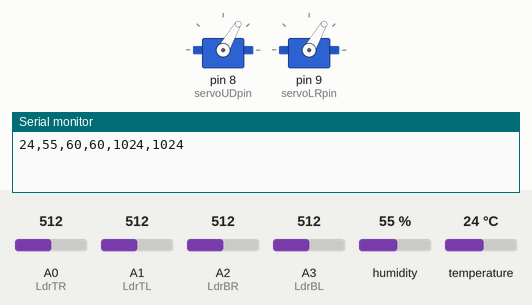
Simulated run of this sketch. Board: Arduino Uno, built with avr-gcc and run on an emulated ATmega328P. Parts: 2 × servo, the last lines printed to the serial monitor. Inputs (shaded band) come from the test bench; at power-on: A0 (LdrTR) = 512, A3 (LdrBL) = 512, A1 (LdrTL) = 512, A2 (LdrBR) = 512, humidity 55 %, temperature 24 °C.

Above: at 3.2 s.
3.3 s: A0 (LdrTR) set to 716
At 5.8 s:
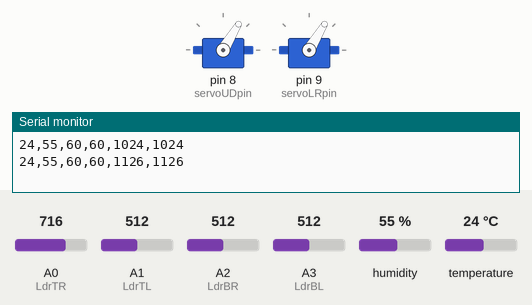
9.6 s: A3 (LdrBL) set to 716
At 12.1 s:
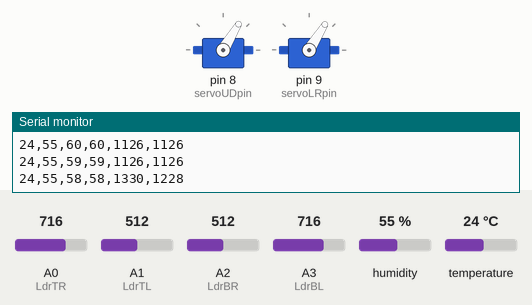
17.3 s: A1 (LdrTL) set to 716
At 21.5 s:
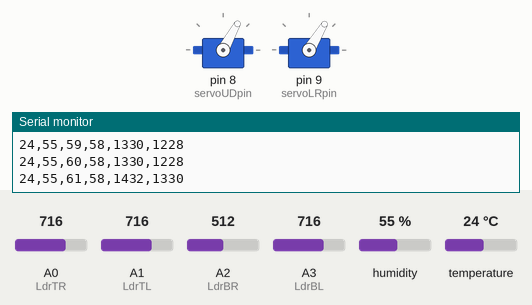
24.8 s: A2 (LdrBR) set to 992
32.5 s: A0 (LdrTR) set to 992
At 36.3 s:
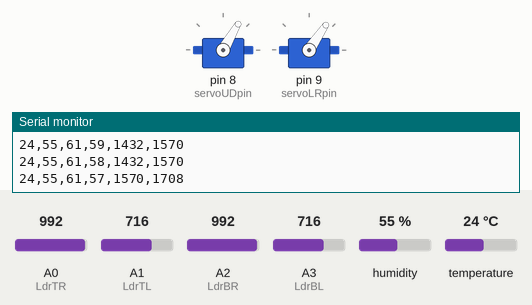
40.0 s: A3 (LdrBL) set to 992
Timing chart, 0 to 91.7 s (numbered marks = the images above; inputs shaded):
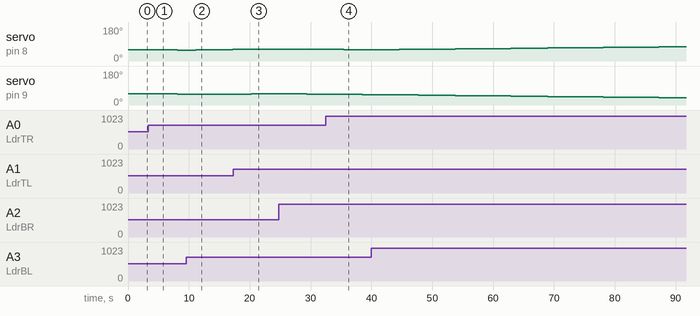

The sketch:

arduinoUno.ino
```cpp
#include <dht.h>
#include <SoftwareSerial.h>
#include <Servo.h>

// NodeMCU
SoftwareSerial nodeMCU(5, 6);

// DHT11
#define dht_apin 12
dht DHT;

// Data send to nodeMCU
String cdata;
int humid; //done
int temp; //done
int angServoUD;
int angServoLR;
int avgUD;
int avgLR;

// Servo
Servo servoUD; // Black Servo
int servoUDpin = 8;
Servo servoLR; // Blue Servo
int servoLRpin = 9;

// Set limit it rotate
int servoLimitHigh = 180;
int servoLimitLow = 180;

// LDR
int LdrTR = A0; // Top right
int LdrTL = A1; // Top left
int LdrBR = A2; // Bot right
int LdrBL = A3; // Bot left

void setup() {
  // Servo Setup
  servoUD.attach(servoUDpin);
  servoLR.attach(servoLRpin);
  servoUD.write(60);
  servoLR.write(60);

  //DHT11 Setup
  DHT.read11(dht_apin);

  //Serial Setup
  Serial.begin(9600);
  nodeMCU.begin(9600);
  delay(2000);

}
void loop()
{
  panelMovement();
  humid = DHT.humidity;
  temp = DHT.temperature;

  // temperature,humid,angleservoUD,angleservoLR,avgUD,avgLR
  cdata = cdata + temp + "," + humid+","+angServoUD+","+angServoLR+","+avgUD+","+avgLR;
  Serial.println(cdata);
  nodeMCU.println(cdata);
  delay(3000);
  cdata = "";
}

void panelMovement() {


  int valServoUD = servoUD.read();
  int valServoLR = servoLR.read();
  angServoUD = valServoUD;
  angServoLR = valServoLR;

  int topR = analogRead(LdrTR);
  int topL = analogRead(LdrTL);
  int botR = analogRead(LdrBR);
  int botL = analogRead(LdrBL);

  int avgtop = (topL + topR);   // average of top
  int avgbot = (botL + botL);   // average of bottom
  int avgleft = (topL + botL);  // average of left
  int avgright = (topR + botR); // average of right
  avgUD = (avgtop+avgbot)/2;
  avgLR = (avgleft+avgright)/2;

  // To move Up and down of the servo
  if (avgtop < avgbot)
  {
    servoUD.write(valServoUD + 1);

    if (valServoUD > servoLimitHigh)
    {
      valServoUD = servoLimitHigh;
    }
    delay(10);
  }
  else if (avgbot < avgtop)
  {

    servoUD.write(valServoUD - 1);

    if (valServoUD < servoLimitLow)
    {
      valServoUD = servoLimitLow;
    }

    delay(10);
  }
  else
  {
    servoUD.write(valServoUD);
  }

  // To move Left and Right of the servo

  if (avgleft > avgright)
  {
    servoLR.write(valServoLR + 1);

    if (valServoLR > servoLimitHigh)
    {
      valServoLR = servoLimitHigh;
    }
  }
  else if (avgright > avgleft)
  {
    servoLR.write(valServoLR - 1);
  }
  else
  {
    servoLR.write(valServoLR);
  }

  delay(10);
}
```

Measured:
- after the input at 3.3 s, servo on pin 8 (servoUDpin), servo on pin 9 (servoLRpin): 60° → 59° after 1.8 s, → 58° 3.0 s later
- after the input at 9.6 s, servo on pin 9 (servoLRpin): stays 58° (without the input it goes to 57° after 1.6 s)
- after the input at 17.3 s, servo on pin 8 (servoUDpin): stays 61° (without the input it goes to 62° after 3.0 s); servo on pin 9 (servoLRpin): 58° → 59° after 3.0 s, → 60° 3.0 s later
- after the input at 32.5 s, servo on pin 8 (servoUDpin): 61° → 60° after 3.0 s, → 59° 3.0 s later
